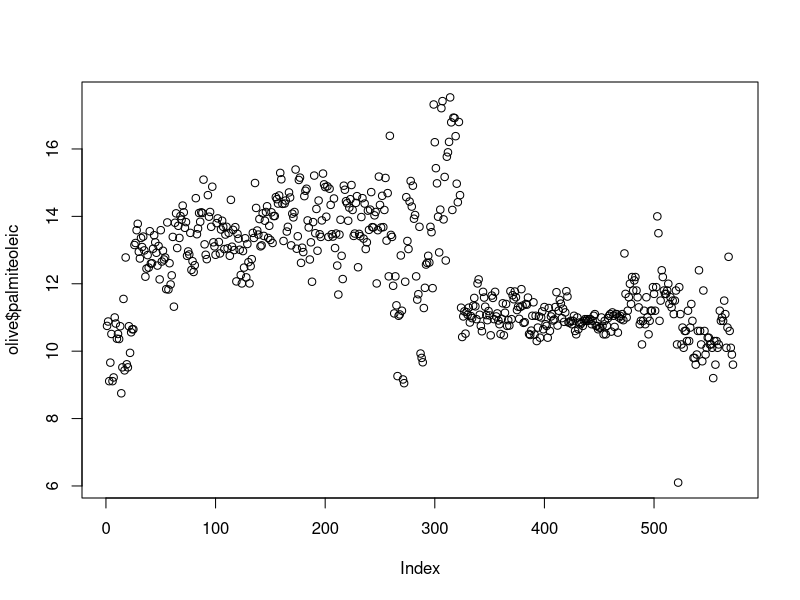
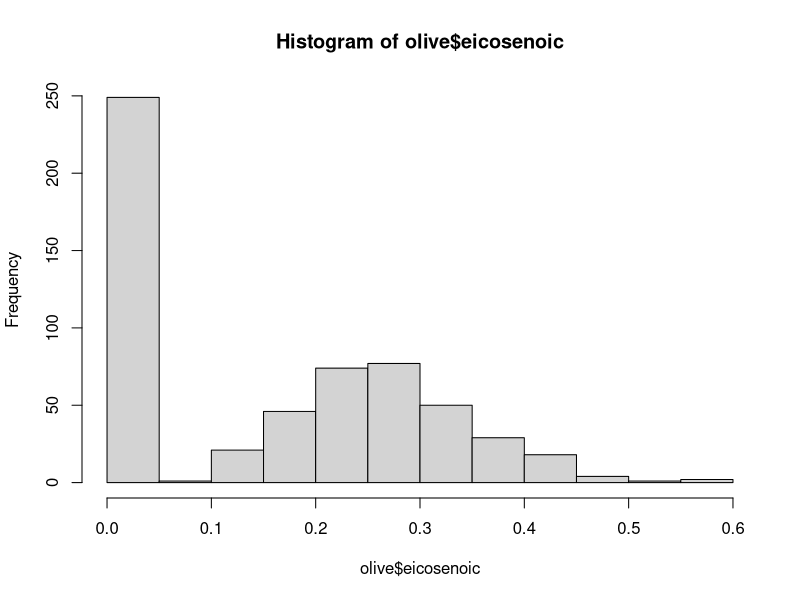
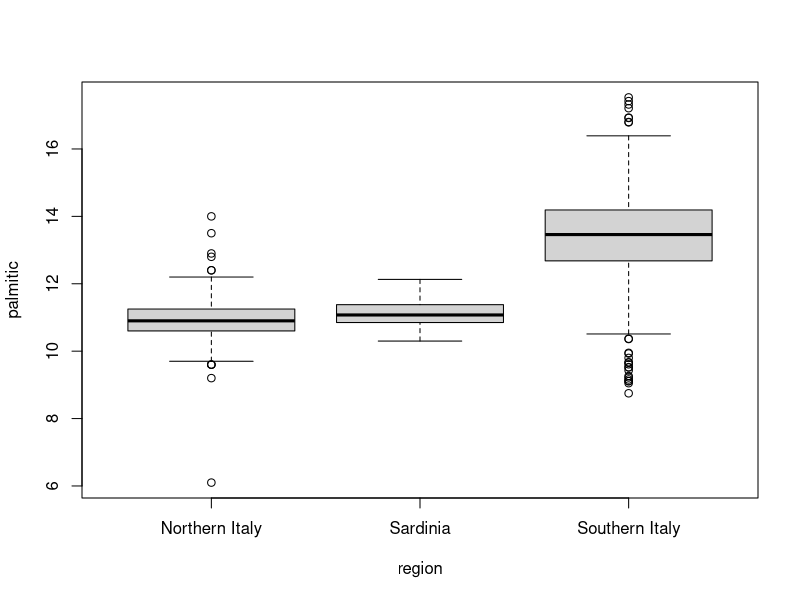

Write the R code that produced these figures, in order.
library(dslabs)
data(heights)
options(digits = 3)
library(dplyr)

arg <- mean(heights$height)
ind <- filter(heights, arg < height)
nrow(ind)

a_arg_w <- filter(heights, arg < height & sex %in% c("Female"))
nrow(a_arg_w)

mean(heights$sex == c("Female"))

min <- which.min(heights$height)
heights$height[min]

match(50, heights$height)
heights$sex[1032]

max <- which.max(heights$height)
heights$height[max]

x <- 50:82

sum(!x %in% heights$height)

# question6
heights$height[18] * 2.54
arg * 2.54

heights2 <- mutate(heights, ht_cm = height * 2.54)

#question7
filter(heights2, sex == "female")
females <- data.frame(filter(heights2, sex == "Female"))
nrow(females)
mean(females$ht_cm)

#question8
data(olive)
head(olive)
plot(olive$palmitic, olive$palmiteoleic)

#question9
hist(olive$eicosenoic)

#question10
boxplot(palmitic~region, data = olive)
